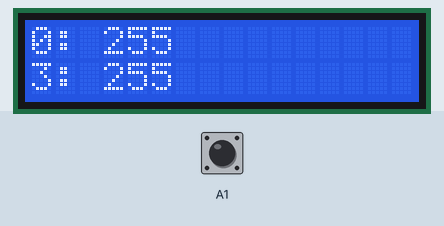
This sketch was run on a simulated Arduino Uno, built with avr-gcc and run on an emulated ATmega328P. Shown: 16×2 character LCD. The inputs (shaded band) are chosen by the test bench; at power-on: A1 HIGH.

Above: at 0.9 s.
1.0 s: A1 pulled LOW for 0.15 s
At 2.2 s:
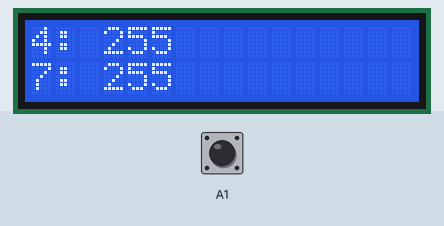
2.7 s: A1 pulled LOW for 1 s
At 4.8 s:
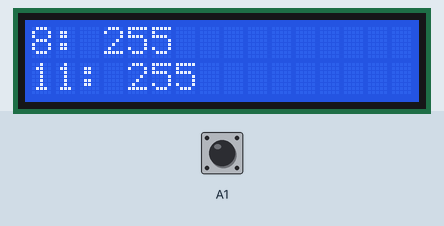
5.2 s: A1 pulled LOW for 0.15 s
At 6.6 s:
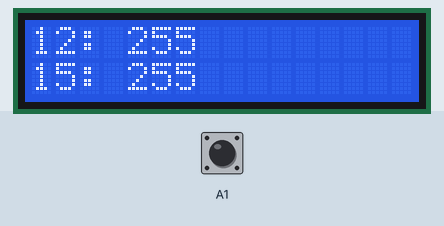
6.9 s: A1 pulled LOW for 1 s
At 9.1 s:
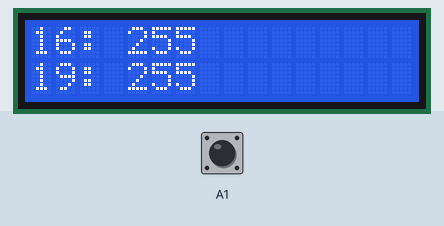
Timing chart, 0 to 10.4 s (numbered marks = the images above; inputs shaded):
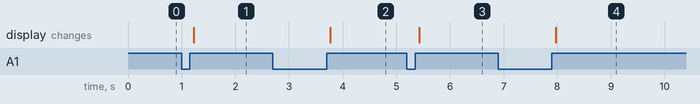

The sketch:

dump_eeprom.ino
```cpp
#include "Arduino.h"
#include "Wire.h"
#include <EEPROM.h>
//#include <LiquidCrystal.h>
#include <LiquidTWI.h>

#define EEPROM_VER 0x01

const byte lcdRGB[] = {11,10,9};

const byte LCD_WIDTH = 20;
const byte LCD_HEIGHT = 4;

byte menuPrintLine = 0;
byte menuSelectLine = 0;
char messageBuffer[21];

LiquidTWI lcd(0);


void setup() {
	lcd.begin(LCD_WIDTH,LCD_HEIGHT);
  pinMode(A1, INPUT_PULLUP);
	setLCDColor(0,255,127);
	for(int x=0; x < 35; x++) {
		sprintf(messageBuffer, "%d: %d", x, EEPROM.read(x));
		printMenuLine(messageBuffer);
	}
	lcd.print("...");
  for(int x=0; x < 35; x++) {
    sprintf(messageBuffer, "%d: %d", (100+x), EEPROM.read((100+x)));
    printMenuLine(messageBuffer);
  }
	while(1);
}

void loop() {}

void printMenuLine(char *c) {
  int lineWidth = LCD_WIDTH-1;
  lcd.setCursor(0,menuPrintLine);
  lcd.print(c);
  for (int x=0; x < (lineWidth-strlen(c)); x++) {
    lcd.print(" ");
  }
  menuPrintLine++;
  if (menuPrintLine > 3) {
  	menuPrintLine = 0;
  	while(digitalRead(A1));
  	delay(100);
    while(!digitalRead(A1));
  }
}

void setLCDColor(byte R, byte G, byte B) {
  analogWrite(lcdRGB[0], (255-R));
  analogWrite(lcdRGB[1], (255-G));
  analogWrite(lcdRGB[2], (255-B));
}
```

Measured:
- after the input at 1.0 s, the display: changes after 0.22 s (image 1)
- after the input at 2.7 s, the display: changes after 1.1 s (image 2)
- after the input at 5.2 s, the display: changes after 0.22 s (image 3)
- after the input at 6.9 s, the display: changes after 1.1 s (image 4)
